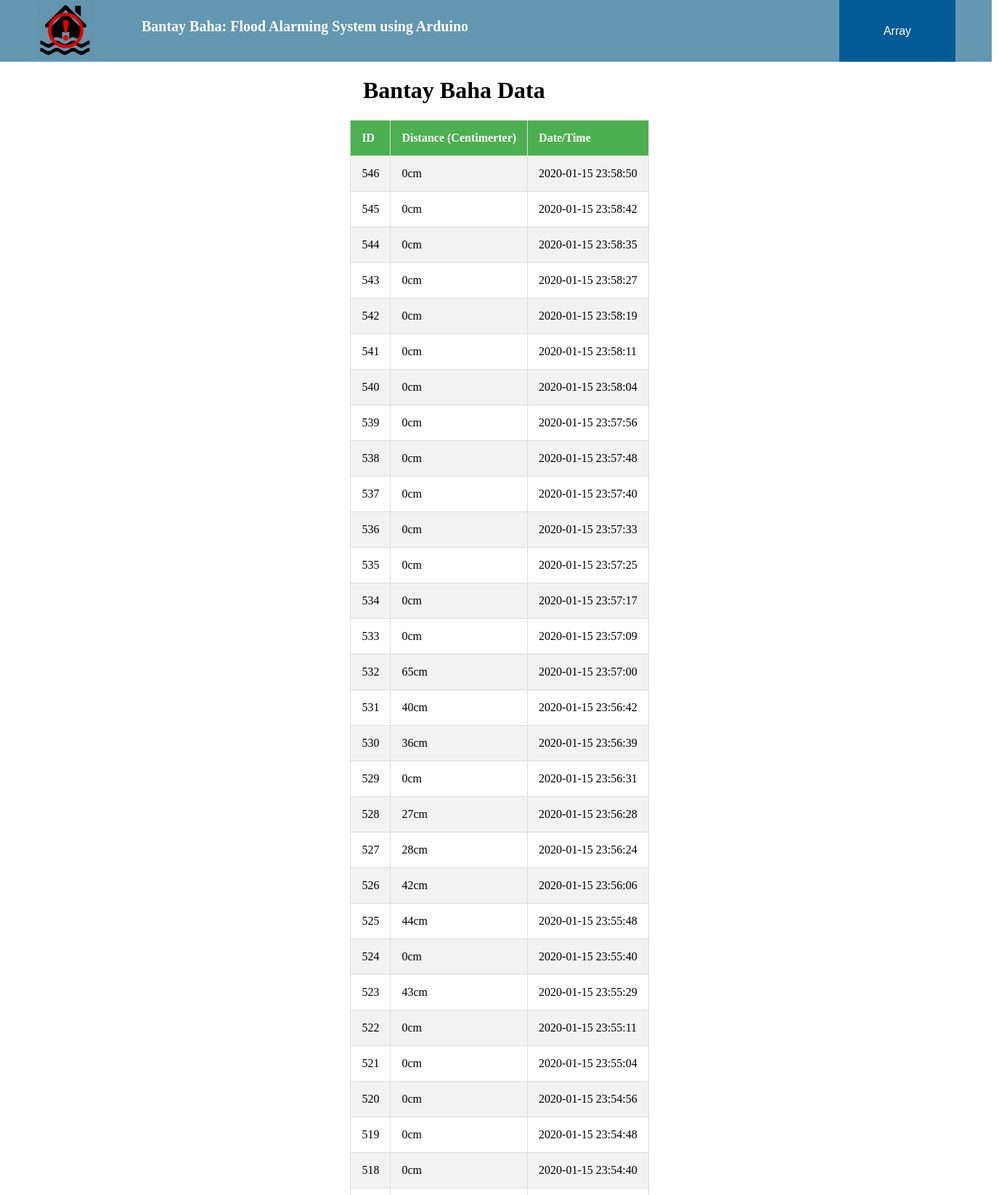
The page /home.php (signed in, upper part) on the database its author committed.
### tables this page shows
CREATE TABLE `measures` (
  `id` int(11) NOT NULL AUTO_INCREMENT,
  `distance` int(11) NOT NULL,
  `nDate` timestamp NOT NULL DEFAULT CURRENT_TIMESTAMP,
  PRIMARY KEY (`id`)
);

### home.php (the view, shortened to what this page needs)
<!DOCTYPE html PUBLIC "-//W3C//DTD XHTML 1.0 Transitional//EN" "http://www.w3.org/TR/xhtml1/DTD/xhtml1-transitional.dtd">
<html xmlns="http://www.w3.org/1999/xhtml">
<head>
	<link rel="stylesheet" type="text/css" href="css/style2.css" />
</head>
<body>
<?php
$ran=mysqli_connect('localhost','root','','bridge')
?>
<div id="header">
  <img src="images/Bbicon.png" />
  <div class="navbar">
<a>Bantay Baha: Flood Alarming System using Arduino</a>
</div>
<div class="dropdown">
 <button onclick="myFunction()" class="dropbtn"><?php echo $_SESSION['usr']?></button>
</div>
</div>
<div>
	<h1>Bantay Baha Data</h1>
<center>
	<table>
		<tr>
			<th>ID</th>
			<th>Distance (Centimerter)</th>
			<th>Date/Time</th>
		</tr>
		<?php
		$result= mysqli_query($ran,"SELECT * from measures order by id desc");
		while($rs= mysqli_fetch_array($result)){
		?>
		<tr>
			<td><?php echo $rs['id'];?></td>
			<td><?php echo $rs['distance'] . 'cm';?></td>
			<td><?php echo $rs['nDate'];?></td>
		</tr>
		<?php }?>
	</table>
</center>
</div>
</body>
</html>

### css/style2.css (style rules this page uses)
body { margin:0; font-family:Century Gothic; }
#header { background-color: #6497b1; width:1366px; height:85px; }
#header img { float:left; margin-left:50px; padding-top:2px; width:80px; height:80px; }
.navbar { float:left; overflow: hidden; background-color: #6497b1; font-family:Century Gothic; color:#000000; margin-left:50px; padding-top:5px; }
.navbar a { float: left; font-size: 20px; font-weight:bold; color: white; text-align: center; padding-top:20px; padding-left:15px; text-decoration: none; }
.dropbtn { height:85px; width:160px; background-color: #035b96; color: white; padding: 16px; font-size: 16px; border: none; cursor: pointer; }
.dropdown { float: right; margin-right:50px; position: relative; display: inline-block; }
table, td, th { border: 1px solid #ddd; text-align: left; }
table { border-collapse: collapse; width: atuo; }
th, td { padding: 15px; }
tr:nth-child(even) { background-color: #f2f2f2; }
th { background-color: #4CAF50; color: white; }
h1 { margin-left: 500px; }

### rows shown on the page
measures: id "546", distance "0", nDate "2020-01-15 23:58:50"
measures: id "545", distance "0", nDate "2020-01-15 23:58:42"
measures: id "544", distance "0", nDate "2020-01-15 23:58:35"
measures: id "543", distance "0", nDate "2020-01-15 23:58:27"
measures: id "542", distance "0", nDate "2020-01-15 23:58:19"
measures: id "541", distance "0", nDate "2020-01-15 23:58:11"
measures: id "540", distance "0", nDate "2020-01-15 23:58:04"
measures: id "539", distance "0", nDate "2020-01-15 23:57:56"
measures: id "538", distance "0", nDate "2020-01-15 23:57:48"
measures: id "537", distance "0", nDate "2020-01-15 23:57:40"
measures: id "536", distance "0", nDate "2020-01-15 23:57:33"
measures: id "535", distance "0", nDate "2020-01-15 23:57:25"
measures: id "534", distance "0", nDate "2020-01-15 23:57:17"
measures: id "533", distance "0", nDate "2020-01-15 23:57:09"
measures: id "532", distance "65", nDate "2020-01-15 23:57:00"
measures: id "531", distance "40", nDate "2020-01-15 23:56:42"
measures: id "530", distance "36", nDate "2020-01-15 23:56:39"
measures: id "529", distance "0", nDate "2020-01-15 23:56:31"
measures: id "528", distance "27", nDate "2020-01-15 23:56:28"
measures: id "527", distance "28", nDate "2020-01-15 23:56:24"
measures: id "526", distance "42", nDate "2020-01-15 23:56:06"
measures: id "525", distance "44", nDate "2020-01-15 23:55:48"
measures: id "524", distance "0", nDate "2020-01-15 23:55:40"
measures: id "523", distance "43", nDate "2020-01-15 23:55:29"
measures: id "522", distance "0", nDate "2020-01-15 23:55:11"
measures: id "521", distance "0", nDate "2020-01-15 23:55:04"
measures: id "520", distance "0", nDate "2020-01-15 23:54:56"
measures: id "519", distance "0", nDate "2020-01-15 23:54:48"
measures: id "518", distance "0", nDate "2020-01-15 23:54:40"

### other values the page prints
$_SESSION['usr'] "Array"
